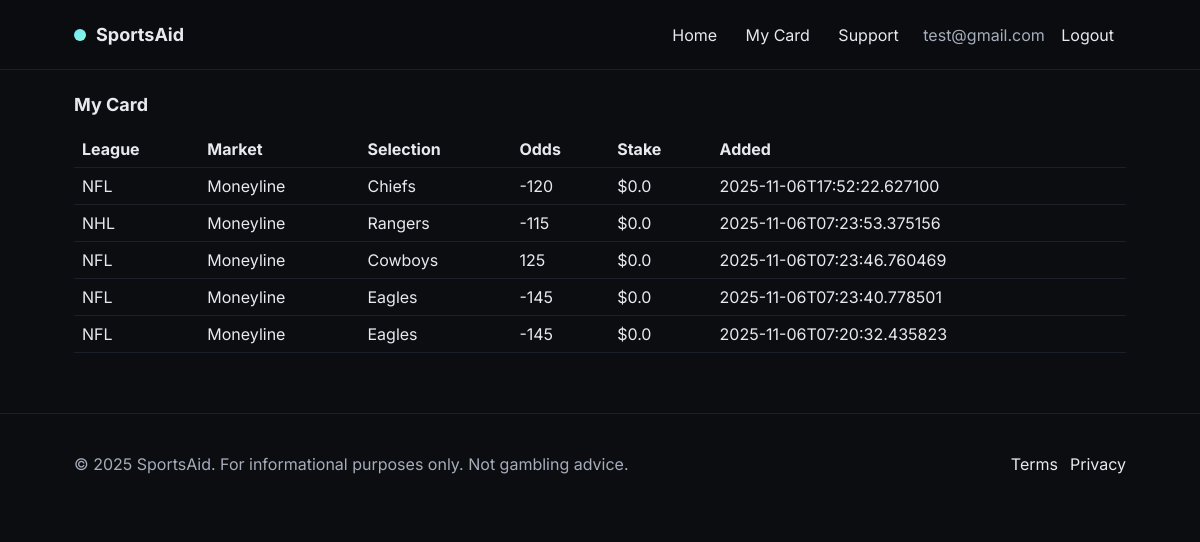
Page /my-card (signed in) on the committed database.
### tables this page shows
CREATE TABLE users (
            id INTEGER PRIMARY KEY AUTOINCREMENT,
            email TEXT UNIQUE NOT NULL,
            password_hash TEXT NOT NULL,
            created_at TEXT NOT NULL
        );

CREATE TABLE saved_picks (
        id INTEGER PRIMARY KEY AUTOINCREMENT,
        user_id INTEGER NOT NULL,
        game_id INTEGER,
        league TEXT,
        market TEXT NOT NULL,          
        selection TEXT NOT NULL,        
        odds_american INTEGER,          
        stake_cents INTEGER DEFAULT 0,  
        notes TEXT,
        created_at TEXT NOT NULL,
        FOREIGN KEY (user_id) REFERENCES users(id) ON DELETE CASCADE
    );

### app.py (the view)
@app.route("/my-card")
@login_required
def my_card():
    db = get_db()
    picks = db.execute("""
        SELECT id, league, market, selection, odds_american, stake_cents, created_at
        FROM saved_picks
        WHERE user_id = ?
        ORDER BY created_at DESC
    """, (current_user.id,)).fetchall()
    return render_template("my_card.html", picks=picks)

### app.py (called while the page is built)
def get_db():
    if "db" not in g:
        conn = sqlite3.connect(DB_PATH)
        conn.row_factory = sqlite3.Row
        g.db = conn
    return g.db

@login_manager.user_loader
def load_user(user_id):
    db = get_db()
    row = db.execute("SELECT * FROM users WHERE id = ?", (user_id,)).fetchone()
    return User(row) if row else None

@app.context_processor
def inject_globals():
    return {"current_year": datetime.utcnow().year}

### templates/my_card.html (shortened to what this page needs)
{% extends "base.html" %}
{% block content %}
  <h1 class="section-title">My Card</h1>
  {% if picks %}
    <table class="table" style="width:100%; margin-top:16px; border-collapse:collapse;">
      <thead>
        <tr>
          <th style="text-align:left; padding:8px;">League</th>
          <th style="text-align:left; padding:8px;">Market</th>
          <th style="text-align:left; padding:8px;">Selection</th>
          <th style="text-align:left; padding:8px;">Odds</th>
          <th style="text-align:left; padding:8px;">Stake</th>
          <th style="text-align:left; padding:8px;">Added</th>
        </tr>
      </thead>
      <tbody>
        {% for p in picks %}
        <tr class="panel" style="margin-bottom:6px;">
          <td style="padding:8px;">{{ p.league or '—' }}</td>
          <td style="padding:8px;">{{ p.market }}</td>
          <td style="padding:8px;">{{ p.selection }}</td>
          <td style="padding:8px;">{{ p.odds_american }}</td>
          <td style="padding:8px;">
            ${{ ((p.stake_cents or 0)/100) | round(2) }}
          </td>
          <td style="padding:8px;">{{ p.created_at }}</td>
        </tr>
        {% endfor %}
      </tbody>
    </table>
  {% else %}
    <p class="muted" style="margin-top:18px;">No picks yet. Add some from the home page.</p>
  {% endif %}
{% endblock %}

### templates/base.html (shortened to what this page needs)
<!doctype html>
<html lang="en">
<head>
  <link rel="stylesheet" href="{{ url_for('static', filename='style.css') }}">
</head>
<body>
  <header class="site-header">
    <div class="container row">
      <div class="brand">
        <div class="logo-dot" aria-hidden="true"></div>
        <a href="{{ url_for('index') }}" class="brand-title">SportsAid</a>
      </div>
      <nav class="nav">
        <a href="{{ url_for('index') }}">Home</a>
        <a href="{{ url_for('my_card') }}">My Card</a>
        <a href="{{ url_for('support') }}">Support</a>
        {% if current_user.is_authenticated %}
          <span class="muted" style="margin-left:8px;">{{ current_user.email }}</span>
          <a href="{{ url_for('logout') }}">Logout</a>
        {% else %}
          <a href="{{ url_for('login') }}">Login</a>
        {% endif %}
      </nav>
    </div>
  </header>
  <main id="main" class="container">
    {% block content %}{% endblock %}
  </main>
  <footer class="site-footer">
    <div class="container row">
      <p class="muted">© {{ current_year }} SportsAid. For informational purposes only. Not gambling advice.</p>
      <div class="footer-links">
        <a href="#">Terms</a>
        <a href="#">Privacy</a>
      </div>
    </div>
  </footer>
</body>
</html>

### static/style.css (style rules this page uses)
:root { --bg: #0b0d11; --panel: #0f1218; --muted: #a6adbb; --text: #e7e9ee; --accent: #6ee7ff; --accent-2: #90f7d8; --outline: #232838; --border: #1a1f2b; --card: #121722; --success: #24c47e; }
* { box-sizing: border-box; }
html, body { margin: 0; padding: 0; background: var(--bg); color: var(--text); font-family: Inter, system-ui, Segoe UI, Roboto, Helvetica, Arial, sans-serif; }
a { color: inherit; text-decoration: none; }
.muted { color: var(--muted); }
.container { max-width: 1100px; margin: 0 auto; padding: 24px; }
.row { display: flex; align-items: center; justify-content: space-between; gap: 16px; }
.section-title { margin: 0 0 8px; font-size: 18px; }
.site-header { position: sticky; top: 0; z-index: 10; background: rgba(11, 13, 17, 0.7); backdrop-filter: blur(8px); border-bottom: 1px solid var(--border); }
.brand { display: flex; align-items: center; gap: 10px; }
.brand-title { font-weight: 700; font-size: 18px; }
.logo-dot { width: 12px; height: 12px; border-radius: 50%; background: linear-gradient(135deg, var(--accent), var(--accent-2)); }
.nav a { padding: 10px 12px; border-radius: 10px; }
.table { width: 100%; border-collapse: separate; border-spacing: 0; }
.table th, .table td { padding: 12px; text-align: left; border-bottom: 1px solid var(--border); }
.table th:first-child, .table td:first-child { padding-left: 16px; }
.table th:last-child, .table td:last-child { padding-right: 16px; }
.site-footer { margin-top: 36px; border-top: 1px solid var(--border); }
.footer-links { display: flex; gap: 12px; }

### rows in the picture
users: email "test@gmail.com"
saved_picks: league "NFL", market "Moneyline", selection "Chiefs", odds_american "-120", ((p.stake_centsor0)/100)|round(2) "0.0", created_at "2025-11-06T17:52:22.627100"
saved_picks: league "NHL", market "Moneyline", selection "Rangers", odds_american "-115", ((p.stake_centsor0)/100)|round(2) "0.0", created_at "2025-11-06T07:23:53.375156"
saved_picks: league "NFL", market "Moneyline", selection "Cowboys", odds_american "125", ((p.stake_centsor0)/100)|round(2) "0.0", created_at "2025-11-06T07:23:46.760469"
saved_picks: league "NFL", market "Moneyline", selection "Eagles", odds_american "-145", ((p.stake_centsor0)/100)|round(2) "0.0", created_at "2025-11-06T07:23:40.778501"
saved_picks: league "NFL", market "Moneyline", selection "Eagles", odds_american "-145", ((p.stake_centsor0)/100)|round(2) "0.0", created_at "2025-11-06T07:20:32.435823"
